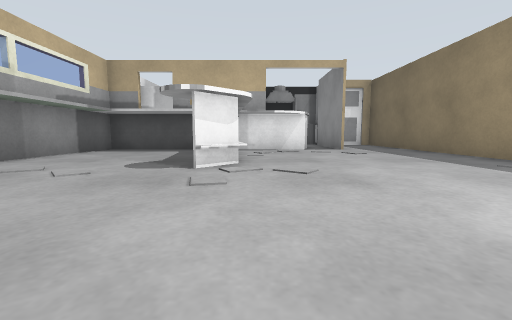
View 1 (above)

12 first-person views from a walk through a Gazebo world. The camera is 0.5 m above the floor, tilts 6° down and sees 90° across. The floor is counted in squares, 1 m on a side. Each view is taken from the middle of a square. On the plan, view 1 faces up. The plan holds only what a view shows up to about 9 squares ahead; the rest is blank. Some stock models are drawn as simple stand-ins. Surface patterns are stand-ins for the level's own textures.

View 2
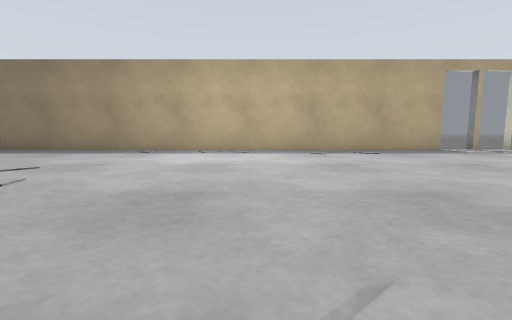

View 3
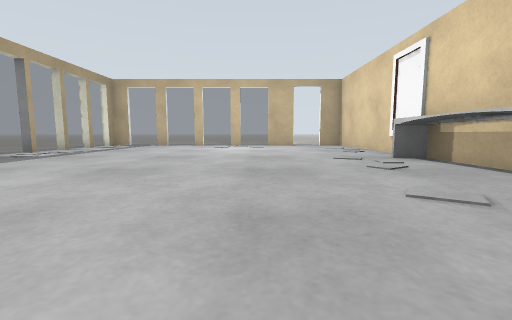

View 4
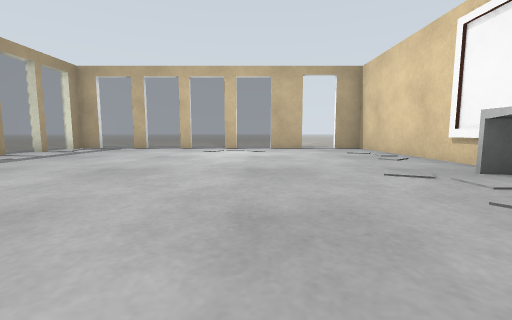

View 5
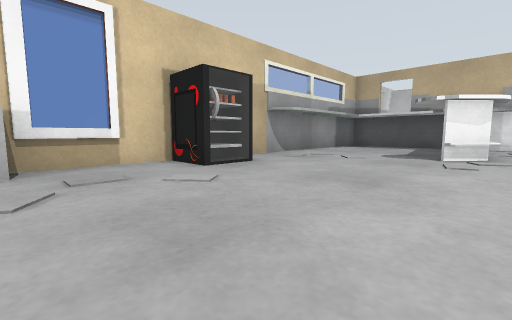

View 6
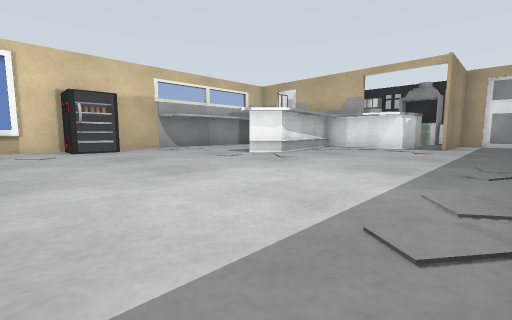

View 7
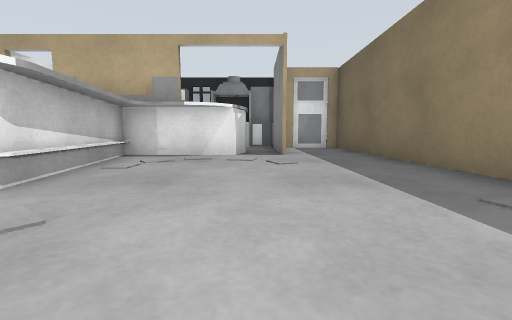

View 8
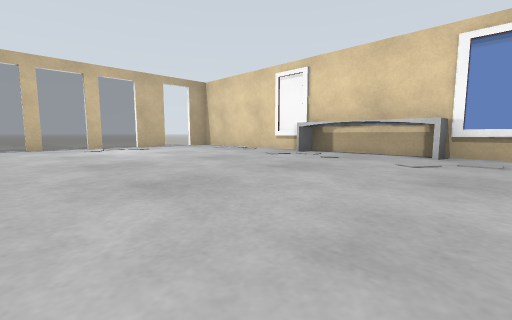

View 9
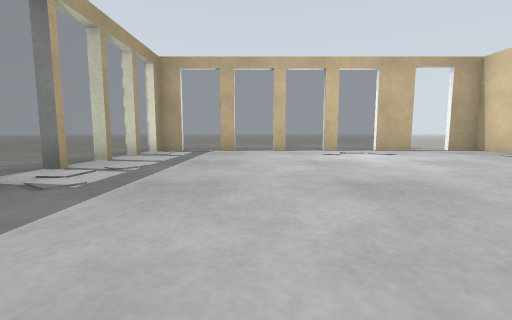

View 10
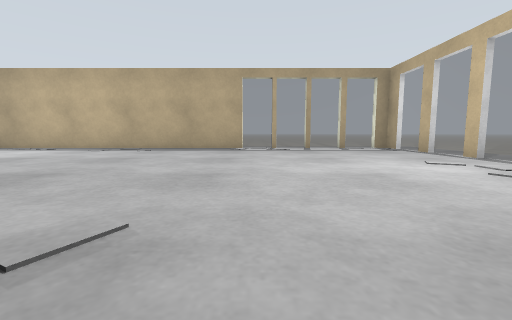

View 11
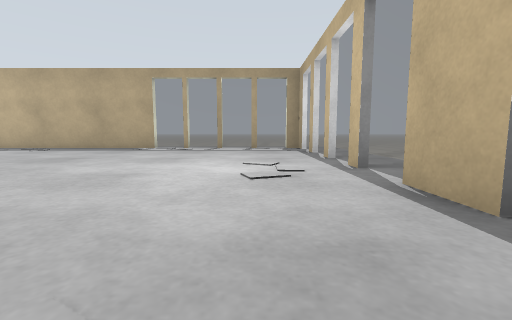

View 12
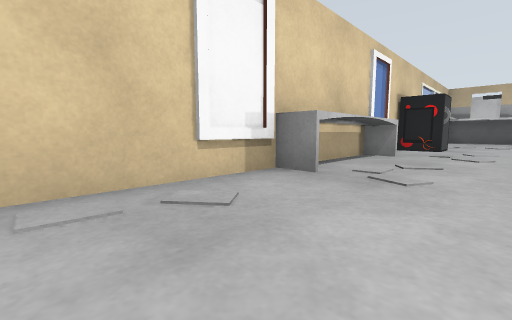

### Floor plan
Key: @ floor where view 1 was taken; # wall or solid block; . main floor; - floor 0.1 m lower than the main floor; = window, fence, low wall or low ledge.
Columns run from 5 left of view 1 to 7 right of it. Each row starts with its distance up from view 1.
 11         ###
 10        ##.#
  9       ###.#
  8  ######.#.#
  7  ####.....#
  6  #..#.....#
  5  #..##....#
  4  #..##....#
  3 ##........#
  2 ##........#
  1  #=.......#
  0 ##...@....#
 -1 ##........#
 -2  #........#
 -3  #........#
 -4  #........#
 -5 ##........#
 -6 #.........=
 -7 #.........=-
 -8 #.........=--
 -9 #.........=--
-10 ##.###..##=--
-11  ...=.==.= --
-12       ----
-13         --

Positions as (right, up) in squares from view 1, and headings:
1: (0, 0), facing up
2: (-3, 0), facing right
3: (-1, 0), facing down
4: (-1, -2), facing down
5: (0, -2), facing up-left
6: (4, -1), facing up-left
7: (2, 2), facing up
8: (2, -1), facing down-left
9: (2, -3), facing down
10: (-4, -6), facing right
11: (-4, -9), facing right
12: (-2, -8), facing up-left
